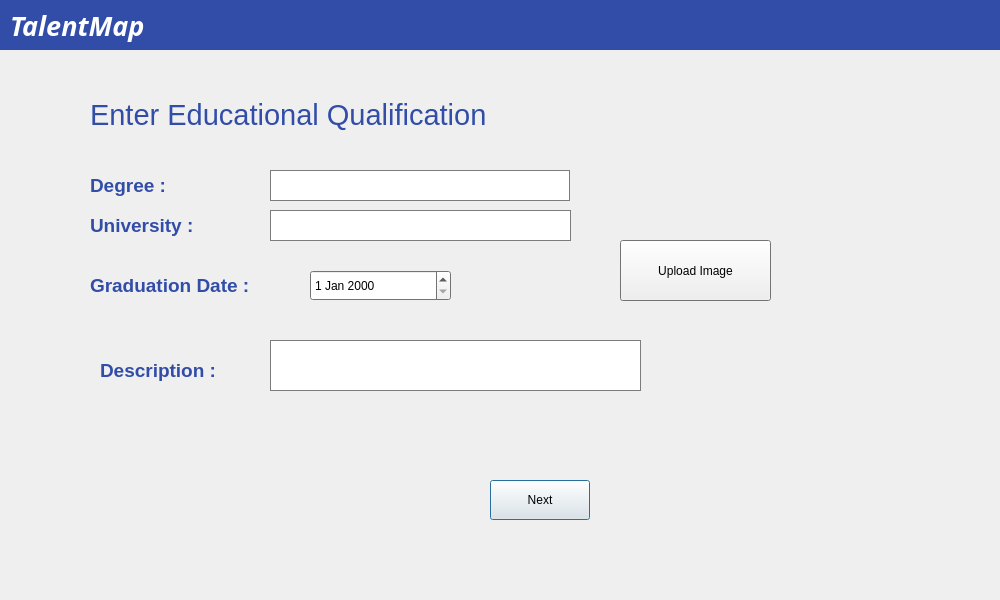
<?xml version="1.0" encoding="UTF-8"?>
<ui version="4.0">
 <class>Dialog3</class>
 <widget class="QDialog" name="Dialog3">
  <property name="geometry">
   <rect>
    <x>0</x>
    <y>0</y>
    <width>1000</width>
    <height>600</height>
   </rect>
  </property>
  <property name="maximumSize">
   <size>
    <width>1000</width>
    <height>600</height>
   </size>
  </property>
  <property name="windowTitle">
   <string>TalentMap</string>
  </property>
  <property name="windowOpacity">
   <double>1.000000000000000</double>
  </property>
  <property name="autoFillBackground">
   <bool>false</bool>
  </property>
  <widget class="QWidget" name="widget" native="true">
   <property name="geometry">
    <rect>
     <x>0</x>
     <y>0</y>
     <width>1011</width>
     <height>50</height>
    </rect>
   </property>
   <property name="palette">
    <palette>
     <active>
      <colorrole role="Base">
       <brush brushstyle="SolidPattern">
        <color alpha="255">
         <red>255</red>
         <green>255</green>
         <blue>255</blue>
        </color>
       </brush>
      </colorrole>
      <colorrole role="Window">
       <brush brushstyle="SolidPattern">
        <color alpha="255">
         <red>49</red>
         <green>77</green>
         <blue>168</blue>
        </color>
       </brush>
      </colorrole>
     </active>
     <inactive>
      <colorrole role="Base">
       <brush brushstyle="SolidPattern">
        <color alpha="255">
         <red>255</red>
         <green>255</green>
         <blue>255</blue>
        </color>
       </brush>
      </colorrole>
      <colorrole role="Window">
       <brush brushstyle="SolidPattern">
        <color alpha="255">
         <red>49</red>
         <green>77</green>
         <blue>168</blue>
        </color>
       </brush>
      </colorrole>
     </inactive>
     <disabled>
      <colorrole role="Base">
       <brush brushstyle="SolidPattern">
        <color alpha="255">
         <red>49</red>
         <green>77</green>
         <blue>168</blue>
        </color>
       </brush>
      </colorrole>
      <colorrole role="Window">
       <brush brushstyle="SolidPattern">
        <color alpha="255">
         <red>49</red>
         <green>77</green>
         <blue>168</blue>
        </color>
       </brush>
      </colorrole>
     </disabled>
    </palette>
   </property>
   <property name="autoFillBackground">
    <bool>true</bool>
   </property>
   <widget class="QLabel" name="label">
    <property name="geometry">
     <rect>
      <x>10</x>
      <y>0</y>
      <width>171</width>
      <height>51</height>
     </rect>
    </property>
    <property name="font">
     <font>
      <family>STCaiyun</family>
     </font>
    </property>
    <property name="text">
     <string>&lt;html&gt;&lt;head/&gt;&lt;body&gt;&lt;p&gt;&lt;span style=&quot; font-size:20pt; font-weight:600; font-style:italic; color:#ffffff;&quot;&gt;TalentMap&lt;/span&gt;&lt;/p&gt;&lt;/body&gt;&lt;/html&gt;</string>
    </property>
   </widget>
  </widget>
  <widget class="QWidget" name="widget_2" native="true">
   <property name="geometry">
    <rect>
     <x>80</x>
     <y>100</y>
     <width>771</width>
     <height>431</height>
    </rect>
   </property>
   <property name="palette">
    <palette>
     <active>
      <colorrole role="Base">
       <brush brushstyle="SolidPattern">
        <color alpha="255">
         <red>255</red>
         <green>255</green>
         <blue>255</blue>
        </color>
       </brush>
      </colorrole>
      <colorrole role="Window">
       <brush brushstyle="SolidPattern">
        <color alpha="255">
         <red>161</red>
         <green>161</green>
         <blue>161</blue>
        </color>
       </brush>
      </colorrole>
     </active>
     <inactive>
      <colorrole role="Base">
       <brush brushstyle="SolidPattern">
        <color alpha="255">
         <red>255</red>
         <green>255</green>
         <blue>255</blue>
        </color>
       </brush>
      </colorrole>
      <colorrole role="Window">
       <brush brushstyle="SolidPattern">
        <color alpha="255">
         <red>161</red>
         <green>161</green>
         <blue>161</blue>
        </color>
       </brush>
      </colorrole>
     </inactive>
     <disabled>
      <colorrole role="Base">
       <brush brushstyle="SolidPattern">
        <color alpha="255">
         <red>161</red>
         <green>161</green>
         <blue>161</blue>
        </color>
       </brush>
      </colorrole>
      <colorrole role="Window">
       <brush brushstyle="SolidPattern">
        <color alpha="255">
         <red>161</red>
         <green>161</green>
         <blue>161</blue>
        </color>
       </brush>
      </colorrole>
     </disabled>
    </palette>
   </property>
   <widget class="QLabel" name="label_2">
    <property name="geometry">
     <rect>
      <x>10</x>
      <y>-10</y>
      <width>591</width>
      <height>51</height>
     </rect>
    </property>
    <property name="styleSheet">
     <string notr="true">font: 8pt &quot;STHupo&quot;;</string>
    </property>
    <property name="text">
     <string>&lt;html&gt;&lt;head/&gt;&lt;body&gt;&lt;p&gt;&lt;span style=&quot; font-size:22pt; color:#314da8;&quot;&gt;Enter Educational Qualification&lt;/span&gt;&lt;/p&gt;&lt;/body&gt;&lt;/html&gt;</string>
    </property>
    <property name="textFormat">
     <enum>Qt::AutoText</enum>
    </property>
   </widget>
   <widget class="QPushButton" name="pushbutton3">
    <property name="geometry">
     <rect>
      <x>410</x>
      <y>380</y>
      <width>100</width>
      <height>40</height>
     </rect>
    </property>
    <property name="text">
     <string>Next</string>
    </property>
   </widget>
   <widget class="QLabel" name="label_3">
    <property name="geometry">
     <rect>
      <x>20</x>
      <y>250</y>
      <width>161</width>
      <height>41</height>
     </rect>
    </property>
    <property name="text">
     <string>&lt;html&gt;&lt;head/&gt;&lt;body&gt;&lt;p&gt;&lt;span style=&quot; font-size:14pt; font-weight:600; color:#314da8;&quot;&gt;Description :&lt;/span&gt;&lt;/p&gt;&lt;/body&gt;&lt;/html&gt;</string>
    </property>
   </widget>
   <widget class="QLabel" name="label_4">
    <property name="geometry">
     <rect>
      <x>10</x>
      <y>70</y>
      <width>161</width>
      <height>31</height>
     </rect>
    </property>
    <property name="text">
     <string>&lt;html&gt;&lt;head/&gt;&lt;body&gt;&lt;p&gt;&lt;span style=&quot; font-size:14pt; font-weight:600; color:#314da8;&quot;&gt;Degree :&lt;/span&gt;&lt;/p&gt;&lt;/body&gt;&lt;/html&gt;</string>
    </property>
   </widget>
   <widget class="QLabel" name="label_5">
    <property name="geometry">
     <rect>
      <x>10</x>
      <y>170</y>
      <width>221</width>
      <height>31</height>
     </rect>
    </property>
    <property name="text">
     <string>&lt;html&gt;&lt;head/&gt;&lt;body&gt;&lt;p&gt;&lt;span style=&quot; font-size:14pt; font-weight:600; color:#314da8;&quot;&gt;Graduation Date :&lt;/span&gt;&lt;/p&gt;&lt;/body&gt;&lt;/html&gt;</string>
    </property>
   </widget>
   <widget class="QTextEdit" name="degreebox">
    <property name="geometry">
     <rect>
      <x>190</x>
      <y>70</y>
      <width>300</width>
      <height>31</height>
     </rect>
    </property>
   </widget>
   <widget class="QLabel" name="label_6">
    <property name="geometry">
     <rect>
      <x>10</x>
      <y>110</y>
      <width>161</width>
      <height>31</height>
     </rect>
    </property>
    <property name="text">
     <string>&lt;html&gt;&lt;head/&gt;&lt;body&gt;&lt;p&gt;&lt;span style=&quot; font-size:14pt; font-weight:600; color:#314da8;&quot;&gt;University  :&lt;/span&gt;&lt;/p&gt;&lt;/body&gt;&lt;/html&gt;</string>
    </property>
   </widget>
   <widget class="QDateEdit" name="gradbox">
    <property name="geometry">
     <rect>
      <x>230</x>
      <y>170</y>
      <width>141</width>
      <height>31</height>
     </rect>
    </property>
   </widget>
   <widget class="QTextEdit" name="textEdit">
    <property name="geometry">
     <rect>
      <x>190</x>
      <y>110</y>
      <width>301</width>
      <height>31</height>
     </rect>
    </property>
   </widget>
   <widget class="QTextEdit" name="textEdit_2">
    <property name="geometry">
     <rect>
      <x>190</x>
      <y>240</y>
      <width>371</width>
      <height>51</height>
     </rect>
    </property>
   </widget>
   <widget class="QPushButton" name="pushButton">
    <property name="geometry">
     <rect>
      <x>540</x>
      <y>140</y>
      <width>151</width>
      <height>61</height>
     </rect>
    </property>
    <property name="text">
     <string>Upload Image</string>
    </property>
   </widget>
  </widget>
  <zorder>widget</zorder>
  <zorder>widget_2</zorder>
  <zorder>label_6</zorder>
 </widget>
 <resources/>
 <connections/>
</ui>
